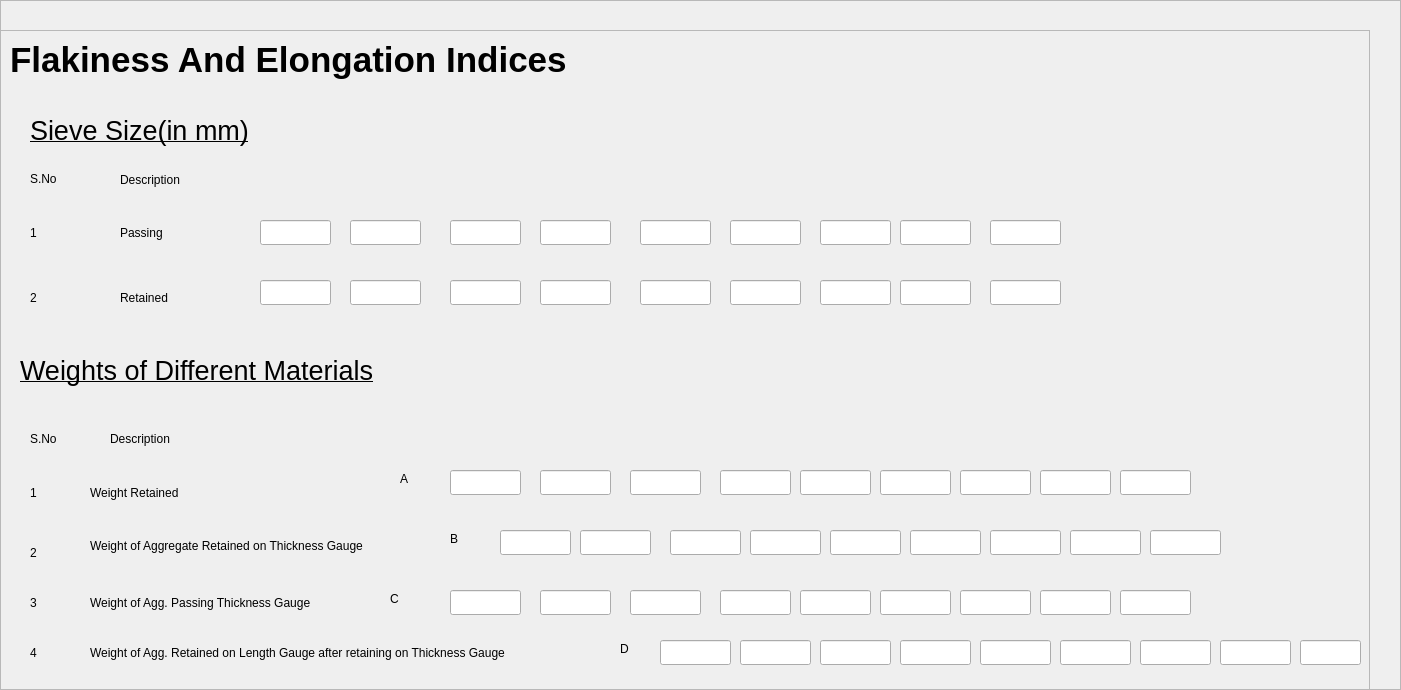
     <widget class="QFrame" name="fei_frame_outer">
      <property name="geometry">
       <rect>
        <x>0</x>
        <y>70</y>
        <width>1401</width>
        <height>690</height>
       </rect>
      </property>
      <property name="frameShape">
       <enum>QFrame::StyledPanel</enum>
      </property>
      <property name="frameShadow">
       <enum>QFrame::Raised</enum>
      </property>
      <widget class="QFrame" name="fei_frame">
       <property name="geometry">
        <rect>
         <x>0</x>
         <y>30</y>
         <width>1370</width>
         <height>1260</height>
        </rect>
       </property>
       <property name="frameShape">
        <enum>QFrame::StyledPanel</enum>
       </property>
       <property name="frameShadow">
        <enum>QFrame::Raised</enum>
       </property>
       <widget class="QLabel" name="label_82">
        <property name="geometry">
         <rect>
          <x>10</x>
          <y>0</y>
          <width>730</width>
          <height>60</height>
         </rect>
        </property>
        <property name="text">
         <string>&lt;html&gt;&lt;head/&gt;&lt;body&gt;&lt;p&gt;&lt;span style=&quot; font-size:26pt; font-weight:700;&quot;&gt;Flakiness And Elongation Indices&lt;/span&gt;&lt;/p&gt;&lt;/body&gt;&lt;/html&gt;</string>
        </property>
       </widget>
       <widget class="QLabel" name="label_83">
        <property name="geometry">
         <rect>
          <x>30</x>
          <y>80</y>
          <width>231</width>
          <height>41</height>
         </rect>
        </property>
        <property name="text">
         <string>&lt;html&gt;&lt;head/&gt;&lt;body&gt;&lt;p&gt;&lt;span style=&quot; font-size:20pt; text-decoration: underline;&quot;&gt;Sieve Size(in mm)&lt;/span&gt;&lt;/p&gt;&lt;/body&gt;&lt;/html&gt;</string>
        </property>
       </widget>
       <widget class="QLabel" name="label_84">
        <property name="geometry">
         <rect>
          <x>30</x>
          <y>190</y>
          <width>67</width>
          <height>25</height>
         </rect>
        </property>
        <property name="text">
         <string>1</string>
        </property>
       </widget>
       <widget class="QLabel" name="label_85">
        <property name="geometry">
         <rect>
          <x>30</x>
          <y>255</y>
          <width>67</width>
          <height>25</height>
         </rect>
        </property>
        <property name="text">
         <string>2</string>
        </property>
       </widget>
       <widget class="QLabel" name="label_87">
        <property name="geometry">
         <rect>
          <x>120</x>
          <y>190</y>
          <width>51</width>
          <height>25</height>
         </rect>
        </property>
        <property name="text">
         <string>Passing</string>
        </property>
       </widget>
       <widget class="QLabel" name="label_88">
        <property name="geometry">
         <rect>
          <x>120</x>
          <y>255</y>
          <width>71</width>
          <height>25</height>
         </rect>
        </property>
        <property name="text">
         <string>Retained</string>
        </property>
       </widget>
       <widget class="QLabel" name="label_90">
        <property name="geometry">
         <rect>
          <x>30</x>
          <y>510</y>
          <width>67</width>
          <height>25</height>
         </rect>
        </property>
        <property name="text">
         <string>2</string>
        </property>
       </widget>
       <widget class="QLabel" name="label_91">
        <property name="geometry">
         <rect>
          <x>90</x>
          <y>490</y>
          <width>351</width>
          <height>51</height>
         </rect>
        </property>
        <property name="text">
         <string>Weight of Aggregate Retained on Thickness Gauge </string>
        </property>
       </widget>
       <widget class="QLabel" name="label_94">
        <property name="geometry">
         <rect>
          <x>20</x>
          <y>320</y>
          <width>381</width>
          <height>41</height>
         </rect>
        </property>
        <property name="text">
         <string>&lt;html&gt;&lt;head/&gt;&lt;body&gt;&lt;p&gt;&lt;span style=&quot; font-size:20pt; text-decoration: underline;&quot;&gt;Weights of Different Materials&lt;/span&gt;&lt;/p&gt;&lt;/body&gt;&lt;/html&gt;</string>
        </property>
       </widget>
       <widget class="QLabel" name="label_95">
        <property name="geometry">
         <rect>
          <x>90</x>
          <y>560</y>
          <width>281</width>
          <height>25</height>
         </rect>
        </property>
        <property name="text">
         <string>Weight of Agg. Passing Thickness Gauge</string>
        </property>
       </widget>
       <widget class="QLabel" name="label_96">
        <property name="geometry">
         <rect>
          <x>90</x>
          <y>450</y>
          <width>190</width>
          <height>25</height>
         </rect>
        </property>
        <property name="text">
         <string>Weight Retained </string>
        </property>
       </widget>
       <widget class="QLabel" name="label_97">
        <property name="enabled">
         <bool>true</bool>
        </property>
        <property name="geometry">
         <rect>
          <x>30</x>
          <y>400</y>
          <width>41</width>
          <height>17</height>
         </rect>
        </property>
        <property name="text">
         <string>S.No</string>
        </property>
       </widget>
       <widget class="QLabel" name="label_98">
        <property name="geometry">
         <rect>
          <x>30</x>
          <y>560</y>
          <width>67</width>
          <height>25</height>
         </rect>
        </property>
        <property name="text">
         <string>3</string>
        </property>
       </widget>
       <widget class="QLabel" name="label_100">
        <property name="geometry">
         <rect>
          <x>110</x>
          <y>400</y>
          <width>79</width>
          <height>17</height>
         </rect>
        </property>
        <property name="text">
         <string>Description</string>
        </property>
       </widget>
       <widget class="QLabel" name="label_101">
        <property name="geometry">
         <rect>
          <x>30</x>
          <y>450</y>
          <width>67</width>
          <height>25</height>
         </rect>
        </property>
        <property name="text">
         <string>1</string>
        </property>
       </widget>
       <widget class="QLineEdit" name="spc_0_w3_t3_2">
        <property name="geometry">
         <rect>
          <x>760</x>
          <y>1190</y>
          <width>142</width>
          <height>25</height>
         </rect>
        </property>
       </widget>
       <widget class="QLabel" name="label_123">
        <property name="geometry">
         <rect>
          <x>30</x>
          <y>1190</y>
          <width>67</width>
          <height>25</height>
         </rect>
        </property>
        <property name="text">
         <string>3</string>
        </property>
       </widget>
       <widget class="QLineEdit" name="spc_0_w3_t1_2">
        <property name="geometry">
         <rect>
          <x>390</x>
          <y>1190</y>
          <width>142</width>
          <height>25</height>
         </rect>
        </property>
       </widget>
       <widget class="QLineEdit" name="spc_0_w3_t2_2">
        <property name="geometry">
         <rect>
          <x>575</x>
          <y>1190</y>
          <width>142</width>
          <height>25</height>
         </rect>
        </property>
       </widget>
       <widget class="QLabel" name="label_124">
        <property name="geometry">
         <rect>
          <x>120</x>
          <y>1190</y>
          <width>190</width>
          <height>25</height>
         </rect>
        </property>
        <property name="text">
         <string>Weight of Oven Dry Sample</string>
        </property>
       </widget>
       <widget class="QLabel" name="label_135">
        <property name="geometry">
         <rect>
          <x>320</x>
          <y>1190</y>
          <width>67</width>
          <height>25</height>
         </rect>
        </property>
        <property name="text">
         <string>W3 (gms)</string>
        </property>
       </widget>
       <widget class="QLabel" name="label_140">
        <property name="enabled">
         <bool>true</bool>
        </property>
        <property name="geometry">
         <rect>
          <x>30</x>
          <y>140</y>
          <width>32</width>
          <height>17</height>
         </rect>
        </property>
        <property name="text">
         <string>S.No</string>
        </property>
       </widget>
       <widget class="QLabel" name="label_141">
        <property name="geometry">
         <rect>
          <x>120</x>
          <y>141</y>
          <width>79</width>
          <height>17</height>
         </rect>
        </property>
        <property name="text">
         <string>Description</string>
        </property>
       </widget>
       <widget class="QLineEdit" name="spc_20_w1_t1_3">
        <property name="geometry">
         <rect>
          <x>260</x>
          <y>190</y>
          <width>71</width>
          <height>25</height>
         </rect>
        </property>
       </widget>
       <widget class="QLineEdit" name="spc_20_w1_t1_4">
        <property name="geometry">
         <rect>
          <x>450</x>
          <y>190</y>
          <width>71</width>
          <height>25</height>
         </rect>
        </property>
       </widget>
       <widget class="QLineEdit" name="spc_20_w1_t1_5">
        <property name="geometry">
         <rect>
          <x>350</x>
          <y>190</y>
          <width>71</width>
          <height>25</height>
         </rect>
        </property>
       </widget>
       <widget class="QLineEdit" name="spc_20_w1_t1_6">
        <property name="geometry">
         <rect>
          <x>640</x>
          <y>190</y>
          <width>71</width>
          <height>25</height>
         </rect>
        </property>
       </widget>
       <widget class="QLineEdit" name="spc_20_w1_t1_7">
        <property name="geometry">
         <rect>
          <x>540</x>
          <y>190</y>
          <width>71</width>
          <height>25</height>
         </rect>
        </property>
       </widget>
       <widget class="QLineEdit" name="spc_20_w1_t1_9">
        <property name="geometry">
         <rect>
          <x>730</x>
          <y>190</y>
          <width>71</width>
          <height>25</height>
         </rect>
        </property>
       </widget>
       <widget class="QLineEdit" name="spc_20_w1_t1_10">
        <property name="geometry">
         <rect>
          <x>820</x>
          <y>190</y>
          <width>71</width>
          <height>25</height>
         </rect>
        </property>
       </widget>
       <widget class="QLineEdit" name="spc_20_w1_t1_11">
        <property name="geometry">
         <rect>
          <x>900</x>
          <y>190</y>
          <width>71</width>
          <height>25</height>
         </rect>
        </property>
       </widget>
       <widget class="QLineEdit" name="spc_20_w1_t1_12">
        <property name="geometry">
         <rect>
          <x>990</x>
          <y>190</y>
          <width>71</width>
          <height>25</height>
         </rect>
        </property>
       </widget>
       <widget class="QLineEdit" name="spc_20_w1_t1_13">
        <property name="geometry">
         <rect>
          <x>260</x>
          <y>250</y>
          <width>71</width>
          <height>25</height>
         </rect>
        </property>
       </widget>
       <widget class="QLineEdit" name="spc_20_w1_t1_14">
        <property name="geometry">
         <rect>
          <x>350</x>
          <y>250</y>
          <width>71</width>
          <height>25</height>
         </rect>
        </property>
       </widget>
       <widget class="QLineEdit" name="spc_20_w1_t1_15">
        <property name="geometry">
         <rect>
          <x>450</x>
          <y>250</y>
          <width>71</width>
          <height>25</height>
         </rect>
        </property>
       </widget>
       <widget class="QLineEdit" name="spc_20_w1_t1_16">
        <property name="geometry">
         <rect>
          <x>540</x>
          <y>250</y>
          <width>71</width>
          <height>25</height>
         </rect>
        </property>
       </widget>
       <widget class="QLineEdit" name="spc_20_w1_t1_17">
        <property name="geometry">
         <rect>
          <x>640</x>
          <y>250</y>
          <width>71</width>
          <height>25</height>
         </rect>
        </property>
       </widget>
       <widget class="QLineEdit" name="spc_20_w1_t1_18">
        <property name="geometry">
         <rect>
          <x>730</x>
          <y>250</y>
          <width>71</width>
          <height>25</height>
         </rect>
        </property>
       </widget>
       <widget class="QLineEdit" name="spc_20_w1_t1_19">
        <property name="geometry">
         <rect>
          <x>820</x>
          <y>250</y>
          <width>71</width>
          <height>25</height>
         </rect>
        </property>
       </widget>
       <widget class="QLineEdit" name="spc_20_w1_t1_20">
        <property name="geometry">
         <rect>
          <x>900</x>
          <y>250</y>
          <width>71</width>
          <height>25</height>
         </rect>
        </property>
       </widget>
       <widget class="QLineEdit" name="spc_20_w1_t1_21">
        <property name="geometry">
         <rect>
          <x>990</x>
          <y>250</y>
          <width>71</width>
          <height>25</height>
         </rect>
        </property>
       </widget>
       <widget class="QLabel" name="label_99">
        <property name="geometry">
         <rect>
          <x>30</x>
          <y>610</y>
          <width>67</width>
          <height>25</height>
         </rect>
        </property>
        <property name="text">
         <string>4</string>
        </property>
       </widget>
       <widget class="QLabel" name="label_102">
        <property name="geometry">
         <rect>
          <x>90</x>
          <y>610</y>
          <width>531</width>
          <height>25</height>
         </rect>
        </property>
        <property name="text">
         <string>Weight of Agg. Retained on Length Gauge after retaining on Thickness Gauge</string>
        </property>
       </widget>
       <widget class="QLineEdit" name="spc_20_w1_t1_8">
        <property name="geometry">
         <rect>
          <x>450</x>
          <y>440</y>
          <width>71</width>
          <height>25</height>
         </rect>
        </property>
       </widget>
       <widget class="QLineEdit" name="spc_20_w1_t1_22">
        <property name="geometry">
         <rect>
          <x>540</x>
          <y>440</y>
          <width>71</width>
          <height>25</height>
         </rect>
        </property>
       </widget>
       <widget class="QLineEdit" name="spc_20_w1_t1_23">
        <property name="geometry">
         <rect>
          <x>630</x>
          <y>440</y>
          <width>71</width>
          <height>25</height>
         </rect>
        </property>
       </widget>
       <widget class="QLineEdit" name="spc_20_w1_t1_24">
        <property name="geometry">
         <rect>
          <x>720</x>
          <y>440</y>
          <width>71</width>
          <height>25</height>
         </rect>
        </property>
       </widget>
       <widget class="QLineEdit" name="spc_20_w1_t1_25">
        <property name="geometry">
         <rect>
          <x>800</x>
          <y>440</y>
          <width>71</width>
          <height>25</height>
         </rect>
        </property>
       </widget>
       <widget class="QLineEdit" name="spc_20_w1_t1_26">
        <property name="geometry">
         <rect>
          <x>880</x>
          <y>440</y>
          <width>71</width>
          <height>25</height>
         </rect>
        </property>
       </widget>
       <widget class="QLineEdit" name="spc_20_w1_t1_27">
        <property name="geometry">
         <rect>
          <x>960</x>
          <y>440</y>
          <width>71</width>
          <height>25</height>
         </rect>
        </property>
       </widget>
       <widget class="QLineEdit" name="spc_20_w1_t1_28">
        <property name="geometry">
         <rect>
          <x>1040</x>
          <y>440</y>
          <width>71</width>
          <height>25</height>
         </rect>
        </property>
       </widget>
       <widget class="QLineEdit" name="spc_20_w1_t1_29">
        <property name="geometry">
         <rect>
          <x>1120</x>
          <y>440</y>
          <width>71</width>
          <height>25</height>
         </rect>
        </property>
       </widget>
       <widget class="QLineEdit" name="spc_20_w1_t1_30">
        <property name="geometry">
         <rect>
          <x>500</x>
          <y>500</y>
          <width>71</width>
          <height>25</height>
         </rect>
        </property>
       </widget>
       <widget class="QLineEdit" name="spc_20_w1_t1_31">
        <property name="geometry">
         <rect>
          <x>580</x>
          <y>500</y>
          <width>71</width>
          <height>25</height>
         </rect>
        </property>
       </widget>
       <widget class="QLineEdit" name="spc_20_w1_t1_32">
        <property name="geometry">
         <rect>
          <x>670</x>
          <y>500</y>
          <width>71</width>
          <height>25</height>
         </rect>
        </property>
       </widget>
       <widget class="QLineEdit" name="spc_20_w1_t1_33">
        <property name="geometry">
         <rect>
          <x>750</x>
          <y>500</y>
          <width>71</width>
          <height>25</height>
         </rect>
        </property>
       </widget>
       <widget class="QLineEdit" name="spc_20_w1_t1_34">
        <property name="geometry">
         <rect>
          <x>830</x>
          <y>500</y>
          <width>71</width>
          <height>25</height>
         </rect>
        </property>
       </widget>
       <widget class="QLineEdit" name="spc_20_w1_t1_35">
        <property name="geometry">
         <rect>
          <x>910</x>
          <y>500</y>
          <width>71</width>
          <height>25</height>
         </rect>
        </property>
       </widget>
       <widget class="QLineEdit" name="spc_20_w1_t1_36">
        <property name="geometry">
         <rect>
          <x>990</x>
          <y>500</y>
          <width>71</width>
          <height>25</height>
         </rect>
        </property>
       </widget>
       <widget class="QLineEdit" name="spc_20_w1_t1_38">
        <property name="geometry">
         <rect>
          <x>1150</x>
          <y>500</y>
          <width>71</width>
          <height>25</height>
         </rect>
        </property>
       </widget>
       <widget class="QLineEdit" name="spc_20_w1_t1_37">
        <property name="geometry">
         <rect>
          <x>1070</x>
          <y>500</y>
          <width>71</width>
          <height>25</height>
         </rect>
        </property>
       </widget>
       <widget class="QLineEdit" name="spc_20_w1_t1_39">
        <property name="geometry">
         <rect>
          <x>450</x>
          <y>560</y>
          <width>71</width>
          <height>25</height>
         </rect>
        </property>
       </widget>
       <widget class="QLineEdit" name="spc_20_w1_t1_40">
        <property name="geometry">
         <rect>
          <x>540</x>
          <y>560</y>
          <width>71</width>
          <height>25</height>
         </rect>
        </property>
       </widget>
       <widget class="QLineEdit" name="spc_20_w1_t1_41">
        <property name="geometry">
         <rect>
          <x>630</x>
          <y>560</y>
          <width>71</width>
          <height>25</height>
         </rect>
        </property>
       </widget>
       <widget class="QLineEdit" name="spc_20_w1_t1_42">
        <property name="geometry">
         <rect>
          <x>720</x>
          <y>560</y>
          <width>71</width>
          <height>25</height>
         </rect>
        </property>
       </widget>
       <widget class="QLineEdit" name="spc_20_w1_t1_43">
        <property name="geometry">
         <rect>
          <x>800</x>
          <y>560</y>
          <width>71</width>
          <height>25</height>
         </rect>
        </property>
       </widget>
       <widget class="QLineEdit" name="spc_20_w1_t1_44">
        <property name="geometry">
         <rect>
          <x>880</x>
          <y>560</y>
          <width>71</width>
          <height>25</height>
         </rect>
        </property>
       </widget>
       <widget class="QLineEdit" name="spc_20_w1_t1_45">
        <property name="geometry">
         <rect>
          <x>960</x>
          <y>560</y>
          <width>71</width>
          <height>25</height>
         </rect>
        </property>
       </widget>
       <widget class="QLineEdit" name="spc_20_w1_t1_46">
        <property name="geometry">
         <rect>
          <x>1040</x>
          <y>560</y>
          <width>71</width>
          <height>25</height>
         </rect>
        </property>
       </widget>
       <widget class="QLineEdit" name="spc_20_w1_t1_47">
        <property name="geometry">
         <rect>
          <x>1120</x>
          <y>560</y>
          <width>71</width>
          <height>25</height>
         </rect>
        </property>
       </widget>
       <widget class="QLabel" name="label_103">
        <property name="enabled">
         <bool>true</bool>
        </property>
        <property name="geometry">
         <rect>
          <x>400</x>
          <y>440</y>
          <width>41</width>
          <height>17</height>
         </rect>
        </property>
        <property name="text">
         <string>A</string>
        </property>
       </widget>
       <widget class="QLabel" name="label_104">
        <property name="enabled">
         <bool>true</bool>
        </property>
        <property name="geometry">
         <rect>
          <x>450</x>
          <y>500</y>
          <width>41</width>
          <height>17</height>
         </rect>
        </property>
        <property name="text">
         <string>B</string>
        </property>
       </widget>
       <widget class="QLabel" name="label_105">
        <property name="enabled">
         <bool>true</bool>
        </property>
        <property name="geometry">
         <rect>
          <x>390</x>
          <y>560</y>
          <width>41</width>
          <height>17</height>
         </rect>
        </property>
        <property name="text">
         <string>C</string>
        </property>
       </widget>
       <widget class="QLineEdit" name="spc_20_w1_t1_48">
        <property name="geometry">
         <rect>
          <x>660</x>
          <y>610</y>
          <width>71</width>
          <height>25</height>
         </rect>
        </property>
       </widget>
       <widget class="QLineEdit" name="spc_20_w1_t1_49">
        <property name="geometry">
         <rect>
          <x>740</x>
          <y>610</y>
          <width>71</width>
          <height>25</height>
         </rect>
        </property>
       </widget>
       <widget class="QLineEdit" name="spc_20_w1_t1_50">
        <property name="geometry">
         <rect>
          <x>820</x>
          <y>610</y>
          <width>71</width>
          <height>25</height>
         </rect>
        </property>
       </widget>
       <widget class="QLineEdit" name="spc_20_w1_t1_51">
        <property name="geometry">
         <rect>
          <x>900</x>
          <y>610</y>
          <width>71</width>
          <height>25</height>
         </rect>
        </property>
       </widget>
       <widget class="QLineEdit" name="spc_20_w1_t1_52">
        <property name="geometry">
         <rect>
          <x>980</x>
          <y>610</y>
          <width>71</width>
          <height>25</height>
         </rect>
        </property>
       </widget>
       <widget class="QLineEdit" name="spc_20_w1_t1_53">
        <property name="geometry">
         <rect>
          <x>1060</x>
          <y>610</y>
          <width>71</width>
          <height>25</height>
         </rect>
        </property>
       </widget>
       <widget class="QLineEdit" name="spc_20_w1_t1_54">
        <property name="geometry">
         <rect>
          <x>1140</x>
          <y>610</y>
          <width>71</width>
          <height>25</height>
         </rect>
        </property>
       </widget>
       <widget class="QLineEdit" name="spc_20_w1_t1_55">
        <property name="geometry">
         <rect>
          <x>1220</x>
          <y>610</y>
          <width>71</width>
          <height>25</height>
         </rect>
        </property>
       </widget>
       <widget class="QLineEdit" name="spc_20_w1_t1_56">
        <property name="geometry">
         <rect>
          <x>1300</x>
          <y>610</y>
          <width>61</width>
          <height>25</height>
         </rect>
        </property>
       </widget>
       <widget class="QLabel" name="label_106">
        <property name="enabled">
         <bool>true</bool>
        </property>
        <property name="geometry">
         <rect>
          <x>620</x>
          <y>610</y>
          <width>41</width>
          <height>17</height>
         </rect>
        </property>
        <property name="text">
         <string>D</string>
        </property>
       </widget>
      </widget>
     </widget>
